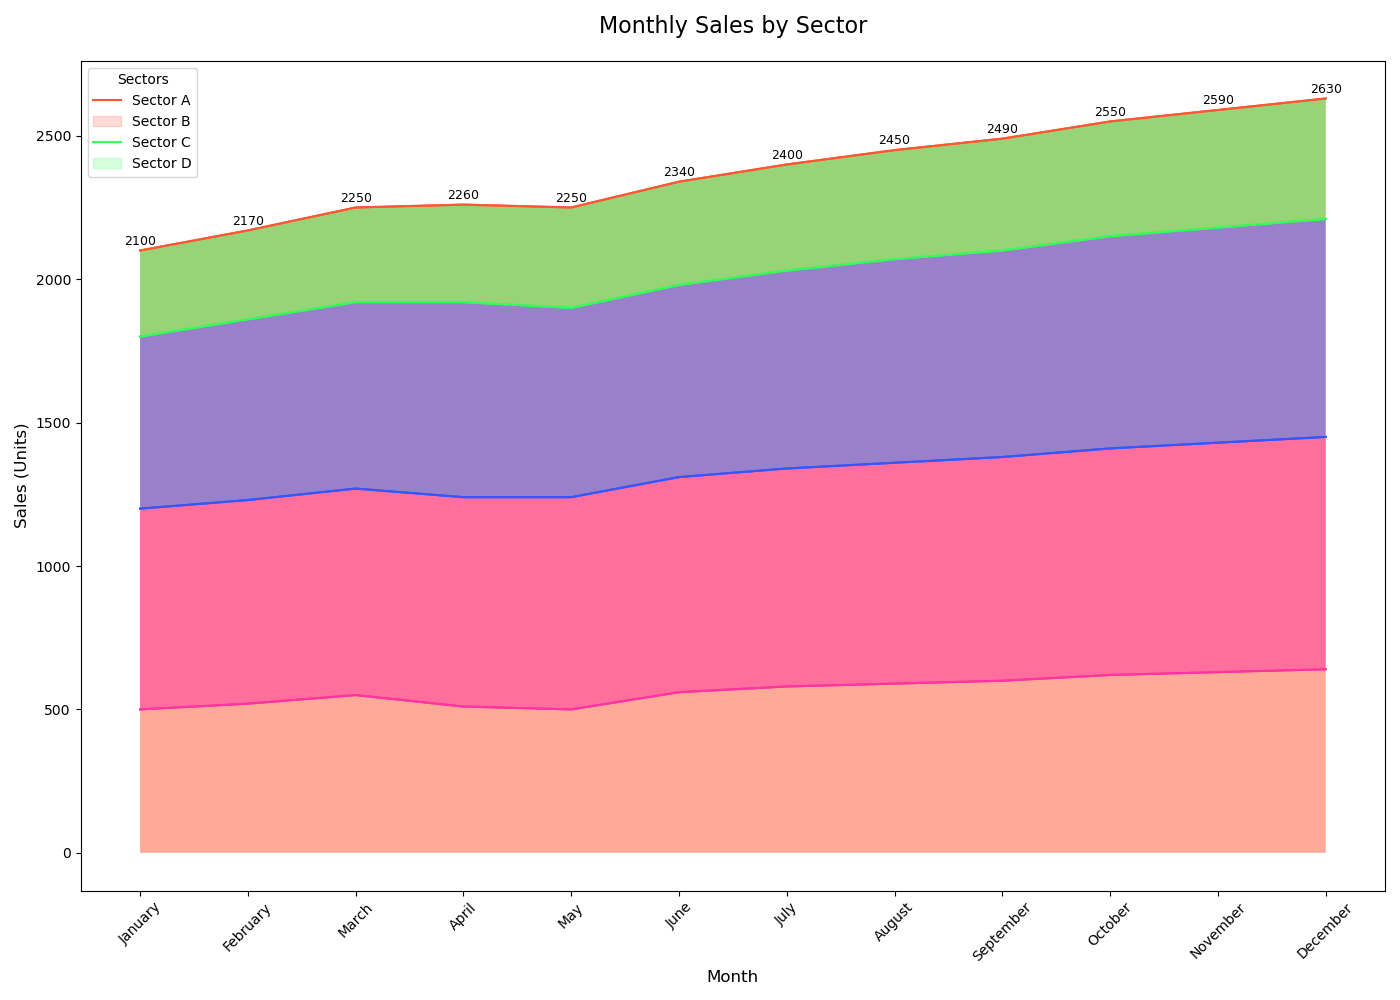

Reproduce this figure in Python.

import pandas as pd
import seaborn as sns
import matplotlib.pyplot as plt

# Data in a Python dictionary
data = {
    'Month': ['January', 'February', 'March', 'April', 'May', 'June', 'July', 'August', 'September', 'October', 'November', 'December'],
    'Sector A': [500, 520, 550, 510, 500, 560, 580, 590, 600, 620, 630, 640],
    'Sector B': [700, 710, 720, 730, 740, 750, 760, 770, 780, 790, 800, 810],
    'Sector C': [600, 630, 650, 680, 660, 670, 690, 710, 720, 740, 750, 760],
    'Sector D': [300, 310, 330, 340, 350, 360, 370, 380, 390, 400, 410, 420]
}

# Create a DataFrame
df = pd.DataFrame(data)
df.index = df['Month']
df.drop('Month', axis=1, inplace=True)

# Plotting the stacked area chart
plt.figure(figsize=(14, 10))
pal = ['#FF5733', '#33FF57', '#3357FF', '#FF33A1']

# Cumulate the values
df_cum = df.cumsum(axis=1)

# Plot the categories in reverse order
category_names = df.columns[::-1]
for i, column in enumerate(category_names):
    sns.lineplot(data=df_cum, x=df.index, y=column, color=pal[i])

# Fill the area between the lines
for i, column in enumerate(category_names):
    if i == 0:
        sns.lineplot(data=df_cum, x=df.index, y=column, color=pal[i])
        plt.fill_between(df.index, 0, df_cum[column], facecolor=pal[i], alpha=0.5)
    else:
        sns.lineplot(data=df_cum, x=df.index, y=column, color=pal[i])
        plt.fill_between(df.index, df_cum[category_names[i - 1]], df_cum[column], facecolor=pal[i], alpha=0.5)

# Add annotations
for i, value in enumerate(df_cum['Sector D']):
    plt.text(i, value + 10, f"{value}", ha='center', va='bottom', fontsize=9)

# Customize the chart
plt.title('Monthly Sales by Sector', fontsize=16, pad=20)
plt.xticks(rotation=45)
plt.xlabel('Month', fontsize=12)
plt.ylabel('Sales (Units)', fontsize=12)
plt.legend(title='Sectors', labels=df.columns)
plt.tight_layout()
plt.show()
